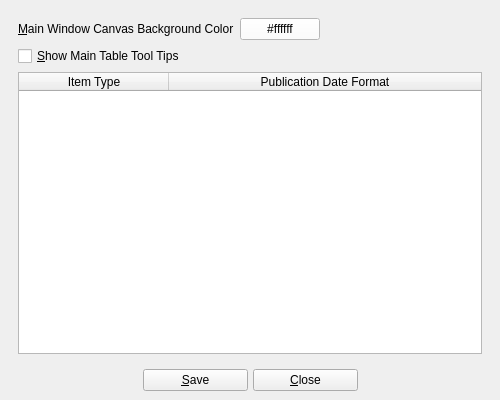
<?xml version="1.0" encoding="UTF-8"?>
<ui version="4.0">
 <class>otheroptions</class>
 <widget class="QMainWindow" name="otheroptions">
  <property name="geometry">
   <rect>
    <x>0</x>
    <y>0</y>
    <width>500</width>
    <height>400</height>
   </rect>
  </property>
  <property name="windowTitle">
   <string>BiblioteQ: Other Options</string>
  </property>
  <property name="windowIcon">
   <iconset resource="../Icons/icons.qrc">
    <normaloff>:/book.png</normaloff>:/book.png</iconset>
  </property>
  <widget class="QWidget" name="centralwidget">
   <layout class="QVBoxLayout" name="verticalLayout">
    <item>
     <widget class="QScrollArea" name="scrollArea">
      <property name="frameShape">
       <enum>QFrame::NoFrame</enum>
      </property>
      <property name="widgetResizable">
       <bool>true</bool>
      </property>
      <widget class="QWidget" name="scrollAreaWidgetContents">
       <property name="geometry">
        <rect>
         <x>0</x>
         <y>0</y>
         <width>482</width>
         <height>346</height>
        </rect>
       </property>
       <layout class="QVBoxLayout" name="verticalLayout_2">
        <item>
         <layout class="QHBoxLayout" name="horizontalLayout_2">
          <item>
           <widget class="QLabel" name="label_2">
            <property name="text">
             <string>&amp;Main Window Canvas Background Color</string>
            </property>
            <property name="buddy">
             <cstring>main_window_canvas_background_color</cstring>
            </property>
           </widget>
          </item>
          <item>
           <widget class="QPushButton" name="main_window_canvas_background_color">
            <property name="styleSheet">
             <string notr="true">background-color: #ffffff;</string>
            </property>
            <property name="text">
             <string notr="true">#ffffff</string>
            </property>
           </widget>
          </item>
          <item>
           <spacer name="horizontalSpacer_2">
            <property name="orientation">
             <enum>Qt::Horizontal</enum>
            </property>
            <property name="sizeHint" stdset="0">
             <size>
              <width>40</width>
              <height>20</height>
             </size>
            </property>
           </spacer>
          </item>
         </layout>
        </item>
        <item>
         <widget class="QCheckBox" name="show_maintable_tooltips">
          <property name="toolTip">
           <string>Please reload table on value change.</string>
          </property>
          <property name="text">
           <string>&amp;Show Main Table Tool Tips</string>
          </property>
         </widget>
        </item>
        <item>
         <widget class="QTableWidget" name="publication_date">
          <property name="alternatingRowColors">
           <bool>true</bool>
          </property>
          <property name="selectionMode">
           <enum>QAbstractItemView::SingleSelection</enum>
          </property>
          <property name="selectionBehavior">
           <enum>QAbstractItemView::SelectRows</enum>
          </property>
          <property name="horizontalScrollMode">
           <enum>QAbstractItemView::ScrollPerPixel</enum>
          </property>
          <attribute name="horizontalHeaderDefaultSectionSize">
           <number>150</number>
          </attribute>
          <attribute name="horizontalHeaderMinimumSectionSize">
           <number>150</number>
          </attribute>
          <attribute name="horizontalHeaderStretchLastSection">
           <bool>true</bool>
          </attribute>
          <column>
           <property name="text">
            <string>Item Type</string>
           </property>
          </column>
          <column>
           <property name="text">
            <string>Publication Date Format</string>
           </property>
          </column>
         </widget>
        </item>
       </layout>
      </widget>
     </widget>
    </item>
    <item>
     <layout class="QHBoxLayout">
      <property name="spacing">
       <number>5</number>
      </property>
      <item>
       <spacer>
        <property name="orientation">
         <enum>Qt::Horizontal</enum>
        </property>
        <property name="sizeHint" stdset="0">
         <size>
          <width>39</width>
          <height>20</height>
         </size>
        </property>
       </spacer>
      </item>
      <item>
       <widget class="QPushButton" name="save">
        <property name="minimumSize">
         <size>
          <width>105</width>
          <height>0</height>
         </size>
        </property>
        <property name="text">
         <string>&amp;Save</string>
        </property>
        <property name="icon">
         <iconset resource="../Icons/icons.qrc">
          <normaloff>:/16x16/ok.png</normaloff>:/16x16/ok.png</iconset>
        </property>
        <property name="shortcut">
         <string>Ctrl+S</string>
        </property>
       </widget>
      </item>
      <item>
       <widget class="QPushButton" name="close">
        <property name="minimumSize">
         <size>
          <width>105</width>
          <height>0</height>
         </size>
        </property>
        <property name="text">
         <string>&amp;Close</string>
        </property>
        <property name="icon">
         <iconset resource="../Icons/icons.qrc">
          <normaloff>:/16x16/cancel.png</normaloff>:/16x16/cancel.png</iconset>
        </property>
        <property name="shortcut">
         <string>Ctrl+W</string>
        </property>
       </widget>
      </item>
      <item>
       <spacer>
        <property name="orientation">
         <enum>Qt::Horizontal</enum>
        </property>
        <property name="sizeHint" stdset="0">
         <size>
          <width>40</width>
          <height>20</height>
         </size>
        </property>
       </spacer>
      </item>
     </layout>
    </item>
   </layout>
  </widget>
 </widget>
 <tabstops>
  <tabstop>scrollArea</tabstop>
  <tabstop>main_window_canvas_background_color</tabstop>
  <tabstop>show_maintable_tooltips</tabstop>
  <tabstop>publication_date</tabstop>
  <tabstop>save</tabstop>
  <tabstop>close</tabstop>
 </tabstops>
 <resources>
  <include location="../Icons/icons.qrc"/>
 </resources>
 <connections/>
</ui>
